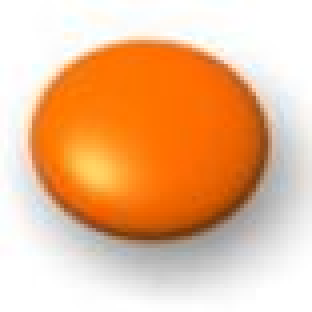
//> input picture assignment2/data/orange.JPG, 78 x 78 px (shown 4 times larger)
$ ./colourSegmentationImplementation   (built with g++ and OpenCV 4)
//> lines starting //> are read from the running program, lines starting //| are printed output that depends on the picture
#include <cv.h>
#include <highgui.h>
#include <opencv2/opencv.hpp>

using namespace cv;
using namespace std;

#define CL_RED Scalar(0,0,255)
#define CL_GREEN Scalar(0,255,0)
#define CL_YELLOW Scalar(0,255,255    )

int smoothSize = 0;
int numBins = 8;
int borderType = BORDER_REPLICATE;
std::string winName = "Histograms";
Mat grayImg;
Mat splitHsv[3];
//HELPER FUNCTIONS
struct histSerie {
    Mat hist;
    std::string Title;
    Scalar lineColor;
    int lineWidth;
    bool drawLocalMax;
    histSerie(std::string _Title = "", Mat _hist = Mat(),
        Scalar _lineColor = Scalar(255, 0, 0), bool _drawLocalMax = false, int _lineWidth = 1) :
        Title(_Title), lineColor(_lineColor), lineWidth(_lineWidth),
        drawLocalMax(_drawLocalMax)  {_hist.copyTo(hist); }
};
void remove_white_bg(Mat img,int backgroundThreshold);
void PlotHistSeries(const vector<histSerie> &histSeries, Mat &plotResult,
    Scalar bgColor = Scalar(0, 0, 0));
void onTrackBar(int, void*);
// MAIN
int main(int argc, char* argv[])
{
    Mat src,hsvImage;
    src = imread("../data/orange.JPG"); //assignment2C.JPG");
//> src is the input picture: 78 rows x 78 cols, CV_8UC3; mean B, G, R 147.8, 187.2, 235.2
    if (!src.data) return -1;
	remove_white_bg(src,200);
//> after the loop in remove_white_bg, `for (row=0; row < img.rows; row++)`:
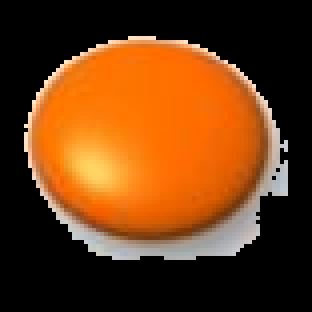
//> img: 78 rows x 78 cols, CV_8UC3 (shown 4 times larger); mean B, G, R 20.5, 59.5, 107.4
	cvtColor(src, hsvImage, CV_BGR2HSV);
//> hsvImage: 78 rows x 78 cols, CV_8UC3; mean H, S, V 8.9, 94.9, 107.5

	split(hsvImage,splitHsv);
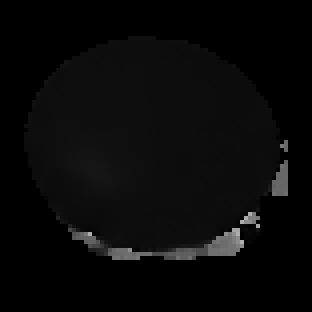
//> splitHsv[0]: 78 rows x 78 cols, CV_8UC1 (shown 4 times larger); min 0, max 173, mean 8.9
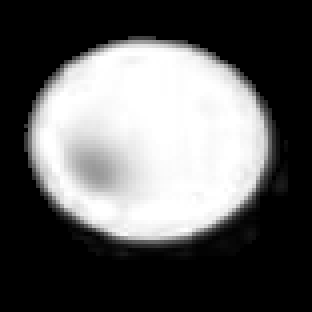
//> splitHsv[1]: 78 rows x 78 cols, CV_8UC1 (shown 4 times larger); min 0, max 255, mean 94.9
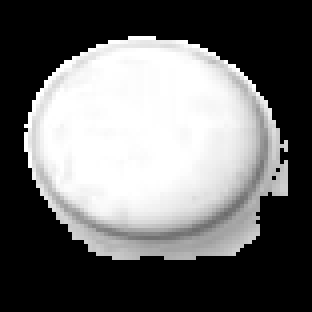
//> splitHsv[2]: 78 rows x 78 cols, CV_8UC1 (shown 4 times larger); min 0, max 255, mean 107.5
	Scalar mu,var;

	imshow("src image",src);
	imshow("Src image", splitHsv[0]);
	meanStdDev(splitHsv[0],mu,var);
//> mu = Scalar(8.88); var = Scalar(17.98)
	cout<<"mean intensity:"<<mu<<"standard deviation: "<<var;
//| mean intensity:[8.88462, 0, 0, 0]standard deviation: [17.9803, 0, 0, 0]
    namedWindow(winName);
    createTrackbar("n.bins 2^", winName, &numBins, 8, onTrackBar);
    createTrackbar("Smooth Size", winName, &smoothSize, 35, onTrackBar);
    createTrackbar("Border", winName, &borderType, BORDER_REPLICATE, onTrackBar);
    onTrackBar(0, 0);
    waitKey(0);
    return 0;
}

void onTrackBar(int, void*)
{
    Mat hist, histSmoothed, plotResult;
    vector<histSerie> histSeries;
    //enable this if you want to draw over srcImage
    //cvtColor(grayImg, plotResult, CV_GRAY2BGR);

    //Create the histogram
    float range[] = { 0, 256 };
    const float* histRange = { range };
    int histSize = numBins*numBins;
    calcHist(&(splitHsv[1]), 1, 0, Mat(), hist, 1, &histSize, &histRange, true, false);
//> hist = 64 values, max 3232 at index 0, min 3 at index 31, mean 95.06
    histSeries.push_back(histSerie("Histogram bins=" + histSize,
            hist, CL_RED, false, 2));
//> histSeries = 1 item

    //smooth the histogram
    if ((smoothSize % 2) == 0) smoothSize += 1;  //use odd value
    Size sz(smoothSize, smoothSize);
    GaussianBlur(hist, histSmoothed, sz, 0, 0, borderType);
//> histSmoothed has the same summary as hist
    histSeries.push_back(histSerie("Histogram Smoothed w=" + smoothSize,
        histSmoothed, CL_YELLOW, true));
//> histSeries = 2 items
    //Plot and show the result
    PlotHistSeries(histSeries, plotResult);
    imshow(winName, plotResult);
}

void PlotHistSeries(const vector<histSerie> &histSeries, Mat &plotResult, Scalar bgColor)
{
//> called with bgColor = Scalar(0)
    double maxOfMax = 0;
    int histSize = 0;
    for (int s = 0; s < histSeries.size(); s++) {
        histSize = max(histSize, histSeries[s].hist.size().height);
        double minVal, maxVal;
        minMaxLoc(histSeries[s].hist, &minVal, &maxVal);
        maxOfMax = max(maxOfMax, maxVal);
    }
//> this loop made 2 passes
//> (histSize, minVal, maxVal, maxOfMax) on passes 1 to 2: (64, 3, 3232, 3232), (64, 3, 3232, 3232)
//> after the loop, histSize = 64; maxOfMax = 3232
    //create the plot image
    if (plotResult.empty())
        plotResult = Mat(256, 512, CV_8UC3, bgColor);
//> plotResult: 256 rows x 512 cols, CV_8UC3; every value is 0
    //calculate y scale
    double yScale = (double)plotResult.size().height / maxOfMax;
//> yScale = 0.0792
    double xScale = (double)plotResult.size().width / histSize;
//> xScale = 8
    // Draw all histograms
    for (int s = 0; s < histSeries.size(); s++) {
        Mat data = histSeries[s].hist;
        Point pt0, pt1;
        int x0, x1, y0, y1;
        float v0, v1, v2;
        // for each bins
        for (int i = 0; i < histSize; i++) {
            v1 = data.at<float>(i);
            if (i == 0) v0 = v1;
            else v0 = data.at<float>(i-1);
            x0 = cvRound((i - 1) * xScale);
            x1 = cvRound(i * xScale);
            y0 = cvRound(plotResult.size().height - v0*yScale);
            y1 = cvRound(plotResult.size().height - v1*yScale);
            pt0 = Point(x0, y0);
            pt1 = Point(x1, y1);
            //draw localMax 1st
            if (histSeries[s].drawLocalMax)
            {
                // check max on border
                if (i < histSize - 1) v2 = data.at<float>(i + 1);
                else v2 = v1 - 1;
                if (i == 0) v0 = v1 - 1;
                //if localmax
                if ((v1 > v0) && (v1 > v2))
                    circle(plotResult, pt1, 5, CL_GREEN, 2);
            }
            //hist segment
            line(plotResult, pt0, pt1, histSeries[s].lineColor, histSeries[s].lineWidth, 8, 0);
        }
        //legend
        pt0.x = 10; pt1.x = pt0.x + 20;
        pt0.y = pt1.y = 20 * (s + 1);
        line(plotResult, pt0, pt1, histSeries[s].lineColor, histSeries[s].lineWidth, 8, 0);
        pt1.x += 5;
        cv::putText(plotResult, histSeries[s].Title, pt1,
            CV_FONT_HERSHEY_PLAIN, 1, histSeries[s].lineColor);
    }
//> this loop made 2 passes
//> pass 2, in PlotHistSeries, `cv::putText(plotResult, histSeries[s].Title, pt1, CV_FONT_HERSHEY_PLAI..`:
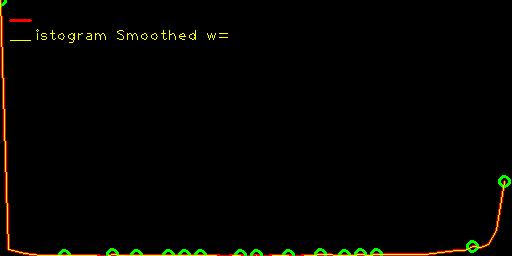
//> plotResult: 256 rows x 512 cols, CV_8UC3; mean B, G, R 0, 3.6, 4.5
}
void remove_white_bg(Mat img,int backgroundThreshold){
/*
	This function removes pixels with values on or close to the Achromatic axis
	===========================================================================
	Input
	------------------------
	img: image (BGR image )
	backgroundThreshold: int (threshold for measure of whiteness)
*/

	int row, col;
	for (row=0; row < img.rows; row++) {
			   for (col=0; col < img.cols; col++) {

			    /*assign colors on the achromatic axis(near) zero value(removing gray and white pixels)*/
	            if (((img.at<Vec3b>(row,col)[0] >= backgroundThreshold) &&
	                (img.at<Vec3b>(row,col)[1]  >= backgroundThreshold) &&
	                (img.at<Vec3b>(row,col)[2]  >= backgroundThreshold))//all b,g and r > threshold
					|//or on the achromatic axis
					((img.at<Vec3b>(row,col)[0]==img.at<Vec3b>(row,col)[1])&&
					 (img.at<Vec3b>(row,col)[1]==img.at<Vec3b>(row,col)[2]))) {//if white
                   //assign 0 to background pixels
	               img.at<Vec3b>(row,col)[0] =0;
	               img.at<Vec3b>(row,col)[1] =0;
	               img.at<Vec3b>(row,col)[2] =0;
	            }

	         }
	      }

}

$ run again, with assignment2/data/Smarties4.jpg copied over assignment2/data/orange.JPG
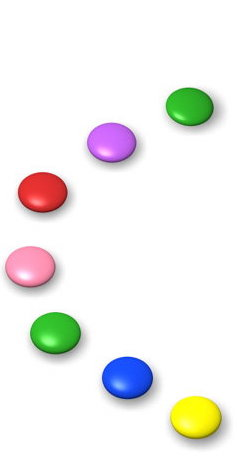
//> input picture assignment2/data/Smarties4.jpg, 237 x 475 px
//> src is the input picture: 475 rows x 237 cols, CV_8UC3; mean B, G, R 238.2, 240.7, 241.4
//> hsvImage: 475 rows x 237 cols, CV_8UC3; mean H, S, V 10.5, 18.4, 25.2
//> `split(hsvImage,splitHsv);`:
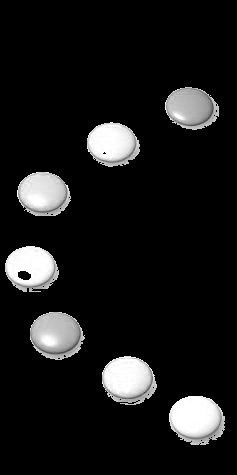
//> splitHsv[2]: 475 rows x 237 cols, CV_8UC1; min 0, max 255, mean 25.2
//> mu = Scalar(10.46); var = Scalar(34.51)
//| mean intensity:[10.4606, 0, 0, 0]standard deviation: [34.5104, 0, 0, 0]
//> in onTrackBar, `calcHist(&(splitHsv[1]), 1, 0, Mat(), hist, 1, &histSize, &histRange, ..`: hist = 64 values, max 99455 at index 0, min 37 at index 10, mean 1759
//> in onTrackBar, `histSeries.push_back(histSerie("Histogram bins=" + histSize, hist, CL_..`: histSeries = 1 item
//> histSmoothed has the same summary as hist
//> in onTrackBar, `histSeries.push_back(histSerie("Histogram Smoothed w=" + smoothSize, h..`: histSeries = 2 items
//> the loop in PlotHistSeries, `for (int s = 0; s < histSeries.size(); s++)` made 2 passes
//> (histSize, minVal, maxVal, maxOfMax) on passes 1 to 2: (64, 37, 99455, 99455), (64, 37, 99455, 99455)
//> after the loop in PlotHistSeries, `for (int s = 0; s < histSeries.size(); s++)`: histSize = 64; maxOfMax = 99455
//> yScale = 0.00257
//> xScale = 8
//> the loop in PlotHistSeries, `for (int s = 0; s < histSeries.size(); s++)` made 2 passes
//> pass 2, in PlotHistSeries, `cv::putText(plotResult, histSeries[s].Title, pt1, CV_FONT_HERSHEY_PLAI..`:
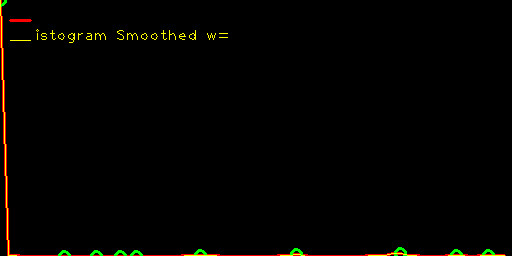
//> plotResult: 256 rows x 512 cols, CV_8UC3; mean B, G, R 0, 2.3, 3.6

$ run again, with assignment2/data/allDefective.jpg copied over assignment2/data/orange.JPG
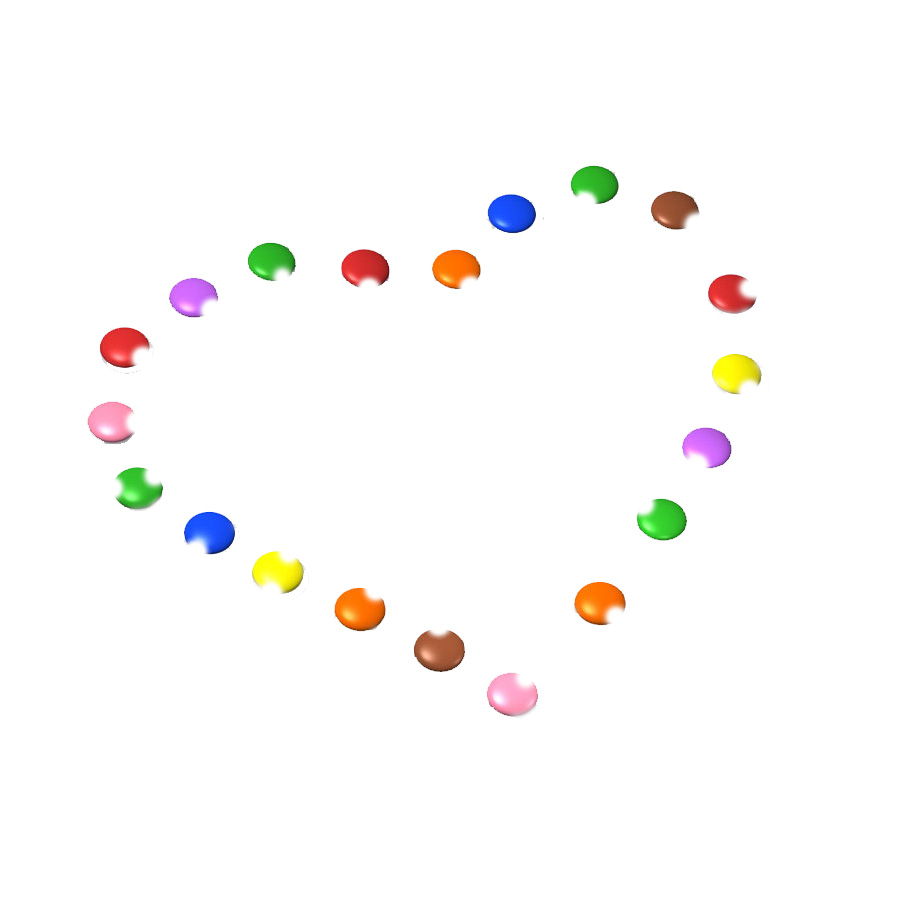
//> input picture assignment2/data/allDefective.jpg, 900 x 900 px
//> src is the input picture: 900 rows x 900 cols, CV_8UC3; mean B, G, R 249.5, 250.6, 251.9
//> hsvImage: 900 rows x 900 cols, CV_8UC3; mean H, S, V 2.3, 6.3, 7.7
//> `split(hsvImage,splitHsv);`:
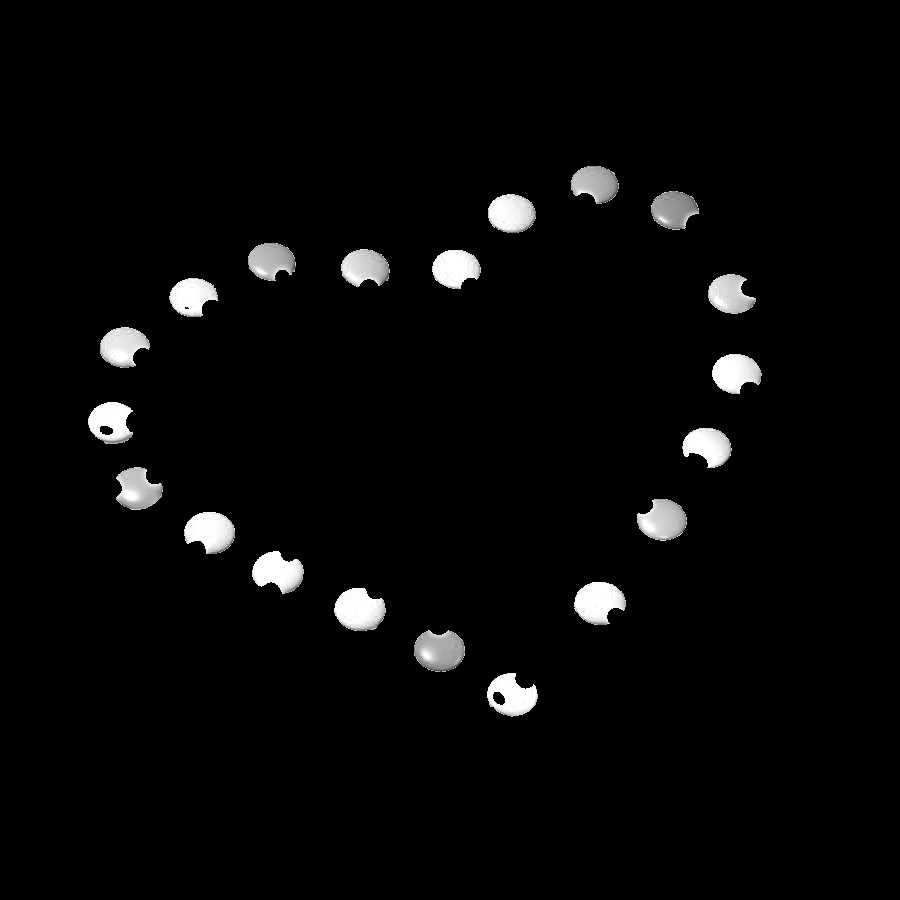
//> splitHsv[2]: 900 rows x 900 cols, CV_8UC1; min 0, max 255, mean 7.7
//> mu = Scalar(2.33); var = Scalar(16.63)
//| mean intensity:[2.32973, 0, 0, 0]standard deviation: [16.6321, 0, 0, 0]
//> in onTrackBar, `calcHist(&(splitHsv[1]), 1, 0, Mat(), hist, 1, &histSize, &histRange, ..`: hist = 64 values, max 781212 at index 0, min 11 at index 1, mean 12656.2
//> in onTrackBar, `histSeries.push_back(histSerie("Histogram bins=" + histSize, hist, CL_..`: histSeries = 1 item
//> histSmoothed has the same summary as hist
//> in onTrackBar, `histSeries.push_back(histSerie("Histogram Smoothed w=" + smoothSize, h..`: histSeries = 2 items
//> the loop in PlotHistSeries, `for (int s = 0; s < histSeries.size(); s++)` made 2 passes
//> (histSize, minVal, maxVal, maxOfMax) on passes 1 to 2: (64, 11, 781212, 781212), (64, 11, 781212, 781212)
//> after the loop in PlotHistSeries, `for (int s = 0; s < histSeries.size(); s++)`: histSize = 64; maxOfMax = 781212
//> yScale = 0.000328
//> xScale = 8
//> the loop in PlotHistSeries, `for (int s = 0; s < histSeries.size(); s++)` made 2 passes
//> pass 2, in PlotHistSeries, `cv::putText(plotResult, histSeries[s].Title, pt1, CV_FONT_HERSHEY_PLAI..`:
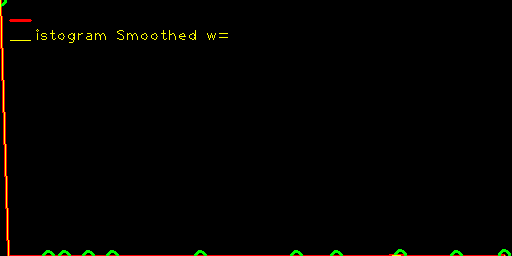
//> plotResult: 256 rows x 512 cols, CV_8UC3; mean B, G, R 0, 2.1, 3.2
